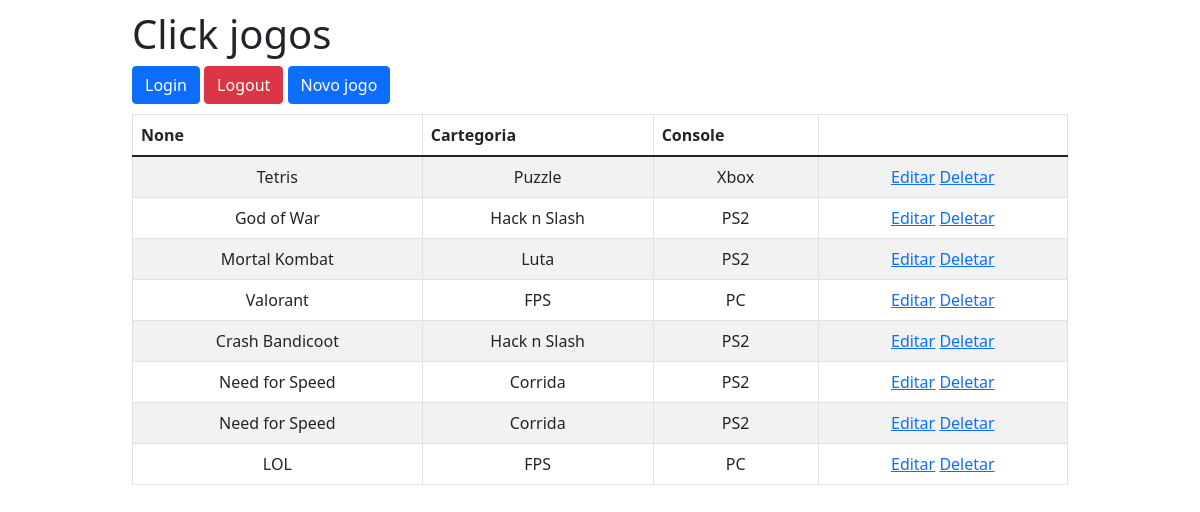
The app's page /, older data.
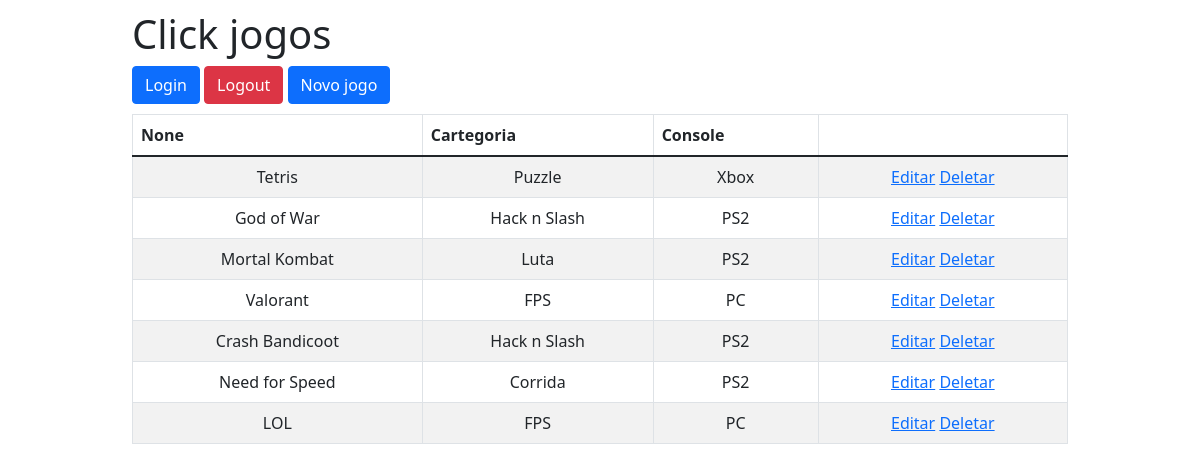
The same page, newer data.
### models.py (models this page shows, shortened)
class Jogos(db.Model):
    __tablename__ = 'jogos'  # força nome da tabela
    id = db.Column(db.Integer, primary_key=True, autoincrement=True)
    nome = db.Column(db.String(50), nullable=False)
    categoria = db.Column(db.String(40), nullable=False)
    console = db.Column(db.String(20), nullable=False)

### views_game.py (the view)
@app.route('/')
def index():
    lista = Jogos.query.order_by(Jogos.id)
    return render_template('Lista.html', titulo="Click jogos", jogos=lista)

### templates/Lista.html (shortened to what this page needs)
{% extends "template.html" %}
{% block conteudo %}
      <a class="btn btn-primary" href="{{url_for('login')}}">Login</a>
      <a class="btn btn-danger" href="{{url_for('logout')}}">Logout</a>
      <a class="btn btn-primary" href="{{url_for('novo')}}">Novo jogo</a>
      <table class="table table-striped table-responsive table-bordered">
         <thead class="thead-default">
            <tr>
               <th>None</th>
               <th>Cartegoria</th>
               <th>Console</th>
               <th></th>
            </tr>
        </thead>
        <tbody>
         {% for jogo in jogos %}
           <tr>
              <td>{{ jogo.nome }}</td>
              <td>{{ jogo.categoria }}</td>
              <td>{{ jogo.console }}</td>
               <td>
                  <a href="{{ url_for('editar', id=jogo.id)}}">Editar</a>
                  <a href="{{ url_for('deletar', id=jogo.id)}}">Deletar</a>
               </td>
           </tr>
         {% endfor %}
        </tbody>
     </table>
{% endblock %}

Row changes from the older to the newer data that the page shows:
removed Jogos: nome "Need for Speed", categoria "Corrida", console "PS2"
